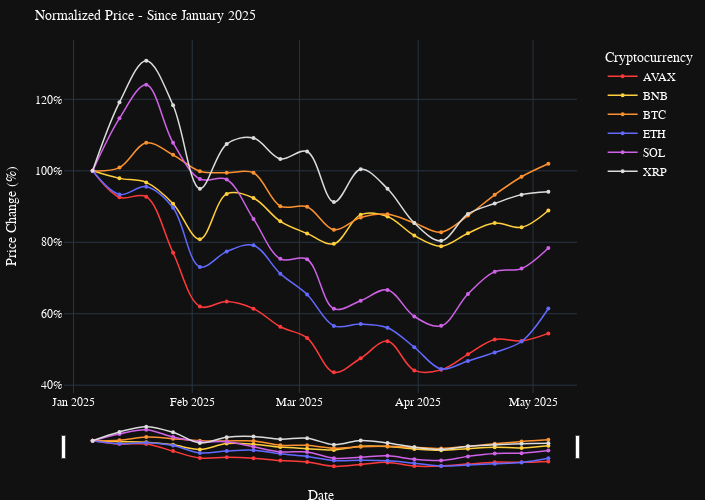

Source (notebook cell):
### Code cell
#%% Create the normalized price evolution graph

# Create the figure
fig4 = px.line(
    normalized_df_2025,
    x='timestamp',
    y='normalized_price',
    color='symbols',
    custom_data=['symbols', 'average_price'],
    title='Normalized Price - Since January 2025',
    labels={
        'timestamp': 'Date',
        'normalized_price': 'Price Change (%)',
        'symbols': 'Cryptocurrency'
    },
    color_discrete_map={
        'BTC': '#FC922F',  # Bitcoin Orange
        'ETH': '#626AFF',  # Ethereum Blue
        'BNB': '#FFCF3D',  # Binance Yellow
        'SOL': '#CF62E7',   # Solana Pink
        'XRP': '#DCDCDC',  # Ripple Grey
        'AVAX': '#FF3A3A',  # Avalanche Red
    },
    markers=True,
    line_shape='spline'
)

# Update traces to reduce marker size
fig4.update_traces(
    marker=dict(size=4),
    line=dict(width= 1.5, smoothing=1),
    hovertemplate="<b>%{customdata[0]}</b><br>" +
                  "Change: %{y:.1f}%<br>" +
                  "Price: $%{customdata[1]:,.2f}<br>" +
                  "<extra></extra>",
) 

# Customize the layout
fig4.update_layout(
    template="plotly_dark",              # inherit base dark theme 
    hovermode="closest",
    dragmode="pan",
    title=dict(font=dict(size=14, color='white'), xanchor="left"),
    hoverlabel=dict(font=dict(family="IBM Plex Sans", size=12)),
    font=dict(family="IBM Plex Sans", color="white"),
    legend=dict(yanchor="top", y=0.99, xanchor="left", x=1.05),
    margin=dict(l=10, r=10, t=40, b=10),
    yaxis=dict(title="Price Change (%)", ticksuffix='%', tickformat=",d"),
    xaxis=dict(rangeslider=dict(visible=True, thickness=0.1), type="date"),
    height=500, width=705,
)

# Show the plot
fig4.show(config={
    'displayModeBar': True,
    'displaylogo': False,
    'modeBarButtonsToAdd': ['fullscreen']
})

# get the full HTML as a string, with Plotly.js from CDN
fig4html = fig4.to_html(include_plotlyjs="cdn", full_html=True)
# inject the Google Fonts link right after <head>
font_link = '<link href="https://fonts.googleapis.com/css2?family=IBM+Plex+Sans&display=swap" rel="stylesheet">'
fig4html = fig4html.replace("<head>", f"<head>\n    {font_link}")

with open("plots/html/jan2025_crypto_relative_price_performance.html", "w") as f:
    f.write(fig4html)

### Figure 1 — Plotly figure (JSON) as saved in the notebook; plotly's stock layout.template omitted (floating-point values rounded to 4 significant figures)
{"data": [{"customdata": [["AVAX", 40.28], ["AVAX", 37.3], ["AVAX", 37.36], ["AVAX", 31.04], ["AVAX", 24.99], ["AVAX", 25.54], ["AVAX", 24.74], ["AVAX", 22.7], ["AVAX", 21.44], ["AVAX", 17.56], ["AVAX", 19.15], ["AVAX", 21.08], ["AVAX", 17.78], ["AVAX", 17.84], ["AVAX", 19.59], ["AVAX", 21.26], ["AVAX", 21.1], ["AVAX", 21.95]], "hovertemplate": "<b>%{customdata[0]}</b><br>Change: %{y:.1f}%<br>Price: $%{customdata[1]:,.2f}<br><extra></extra>", "legendgroup": "AVAX", "line": {"color": "#FF3A3A", "dash": "solid", "shape": "spline", "smoothing": 1, "width": 1.5}, "marker": {"size": 4, "symbol": "circle"}, "mode": "lines+markers", "name": "AVAX", "orientation": "v", "showlegend": true, "type": "scatter", "x": ["2025-01-06T00:00:00.000000000", "2025-01-13T00:00:00.000000000", "2025-01-20T00:00:00.000000000", "2025-01-27T00:00:00.000000000", "2025-02-03T00:00:00.000000000", "2025-02-10T00:00:00.000000000", "2025-02-17T00:00:00.000000000", "2025-02-24T00:00:00.000000000", "2025-03-03T00:00:00.000000000", "2025-03-10T00:00:00.000000000", "2025-03-17T00:00:00.000000000", "2025-03-24T00:00:00.000000000", "2025-03-31T00:00:00.000000000", "2025-04-07T00:00:00.000000000", "2025-04-14T00:00:00.000000000", "2025-04-21T00:00:00.000000000", "2025-04-28T00:00:00.000000000", "2025-05-05T00:00:00.000000000"], "xaxis": "x", "y": [100.0, 92.6, 92.75, 77.06, 62.04, 63.41, 61.42, 56.36, 53.23, 43.59, 47.54, 52.33, 44.14, 44.29, 48.63, 52.78, 52.38, 54.49], "yaxis": "y"}, {"customdata": [["BNB", 710], ["BNB", 695.0], ["BNB", 687.0], ["BNB", 644.7], ["BNB", 574.1], ["BNB", 664.1], ["BNB", 656.0], ["BNB", 609.6], ["BNB", 585.6], ["BNB", 564.9], ["BNB", 622.9], ["BNB", 619.2], ["BNB", 581.4], ["BNB", 560.2], ["BNB", 586.0], ["BNB", 606.3], ["BNB", 597.7], ["BNB", 631.2]], "hovertemplate": "<b>%{customdata[0]}</b><br>Change: %{y:.1f}%<br>Price: $%{customdata[1]:,.2f}<br><extra></extra>", "legendgroup": "BNB", "line": {"color": "#FFCF3D", "dash": "solid", "shape": "spline", "smoothing": 1, "width": 1.5}, "marker": {"size": 4, "symbol": "circle"}, "mode": "lines+markers", "name": "BNB", "orientation": "v", "showlegend": true, "type": "scatter", "x": ["2025-01-06T00:00:00.000000000", "2025-01-13T00:00:00.000000000", "2025-01-20T00:00:00.000000000", "2025-01-27T00:00:00.000000000", "2025-02-03T00:00:00.000000000", "2025-02-10T00:00:00.000000000", "2025-02-17T00:00:00.000000000", "2025-02-24T00:00:00.000000000", "2025-03-03T00:00:00.000000000", "2025-03-10T00:00:00.000000000", "2025-03-17T00:00:00.000000000", "2025-03-24T00:00:00.000000000", "2025-03-31T00:00:00.000000000", "2025-04-07T00:00:00.000000000", "2025-04-14T00:00:00.000000000", "2025-04-21T00:00:00.000000000", "2025-04-28T00:00:00.000000000", "2025-05-05T00:00:00.000000000"], "xaxis": "x", "y": [100.0, 97.88, 96.76, 90.81, 80.85, 93.54, 92.39, 85.86, 82.48, 79.56, 87.73, 87.22, 81.88, 78.91, 82.54, 85.39, 84.19, 88.91], "yaxis": "y"}, {"customdata": [["BTC", 96960.0], ["BTC", 97840.0], ["BTC", 104569], ["BTC", 101300.0], ["BTC", 96870.0], ["BTC", 96460.0], ["BTC", 96430.0], ["BTC", 87380.0], ["BTC", 87210.0], ["BTC", 80960.0], ["BTC", 84290.0], ["BTC", 85170.0], ["BTC", 82830.0], ["BTC", 80304], ["BTC", 84800.0], ["BTC", 90450.0], ["BTC", 95350.0], ["BTC", 98870.0]], "hovertemplate": "<b>%{customdata[0]}</b><br>Change: %{y:.1f}%<br>Price: $%{customdata[1]:,.2f}<br><extra></extra>", "legendgroup": "BTC", "line": {"color": "#FC922F", "dash": "solid", "shape": "spline", "smoothing": 1, "width": 1.5}, "marker": {"size": 4, "symbol": "circle"}, "mode": "lines+markers", "name": "BTC", "orientation": "v", "showlegend": true, "type": "scatter", "x": ["2025-01-06T00:00:00.000000000", "2025-01-13T00:00:00.000000000", "2025-01-20T00:00:00.000000000", "2025-01-27T00:00:00.000000000", "2025-02-03T00:00:00.000000000", "2025-02-10T00:00:00.000000000", "2025-02-17T00:00:00.000000000", "2025-02-24T00:00:00.000000000", "2025-03-03T00:00:00.000000000", "2025-03-10T00:00:00.000000000", "2025-03-17T00:00:00.000000000", "2025-03-24T00:00:00.000000000", "2025-03-31T00:00:00.000000000", "2025-04-07T00:00:00.000000000", "2025-04-14T00:00:00.000000000", "2025-04-21T00:00:00.000000000", "2025-04-28T00:00:00.000000000", "2025-05-05T00:00:00.000000000"], "xaxis": "x", "y": [100.0, 100.9, 107.8, 104.5, 99.9, 99.48, 99.45, 90.12, 89.94, 83.49, 86.93, 87.83, 85.42, 82.82, 87.46, 93.28, 98.33, 102.0], "yaxis": "y"}, {"customdata": [["ETH", 3451.0], ["ETH", 3223.0], ["ETH", 3298.0], ["ETH", 3094.0], ["ETH", 2523], ["ETH", 2671.0], ["ETH", 2731.0], ["ETH", 2458.0], ["ETH", 2257.0], ["ETH", 1953.0], ["ETH", 1971.0], ["ETH", 1936.0], ["ETH", 1747.0], ["ETH", 1537.0], ["ETH", 1615.0], ["ETH", 1697.0], ["ETH", 1802.0], ["ETH", 2121.0]], "hovertemplate": "<b>%{customdata[0]}</b><br>Change: %{y:.1f}%<br>Price: $%{customdata[1]:,.2f}<br><extra></extra>", "legendgroup": "ETH", "line": {"color": "#626AFF", "dash": "solid", "shape": "spline", "smoothing": 1, "width": 1.5}, "marker": {"size": 4, "symbol": "circle"}, "mode": "lines+markers", "name": "ETH", "orientation": "v", "showlegend": true, "type": "scatter", "x": ["2025-01-06T00:00:00.000000000", "2025-01-13T00:00:00.000000000", "2025-01-20T00:00:00.000000000", "2025-01-27T00:00:00.000000000", "2025-02-03T00:00:00.000000000", "2025-02-10T00:00:00.000000000", "2025-02-17T00:00:00.000000000", "2025-02-24T00:00:00.000000000", "2025-03-03T00:00:00.000000000", "2025-03-10T00:00:00.000000000", "2025-03-17T00:00:00.000000000", "2025-03-24T00:00:00.000000000", "2025-03-31T00:00:00.000000000", "2025-04-07T00:00:00.000000000", "2025-04-14T00:00:00.000000000", "2025-04-21T00:00:00.000000000", "2025-04-28T00:00:00.000000000", "2025-05-05T00:00:00.000000000"], "xaxis": "x", "y": [100.0, 93.38, 95.56, 89.64, 73.1, 77.39, 79.14, 71.22, 65.38, 56.6, 57.11, 56.09, 50.62, 44.53, 46.79, 49.18, 52.22, 61.46], "yaxis": "y"}, {"customdata": [["SOL", 202.6], ["SOL", 232.4], ["SOL", 251.4], ["SOL", 218.5], ["SOL", 197.9], ["SOL", 197.7], ["SOL", 175.3], ["SOL", 152.7], ["SOL", 152.4], ["SOL", 124.4], ["SOL", 128.9], ["SOL", 135.1], ["SOL", 120.0], ["SOL", 114.7], ["SOL", 132.7], ["SOL", 145.4], ["SOL", 147.2], ["SOL", 158.8]], "hovertemplate": "<b>%{customdata[0]}</b><br>Change: %{y:.1f}%<br>Price: $%{customdata[1]:,.2f}<br><extra></extra>", "legendgroup": "SOL", "line": {"color": "#CF62E7", "dash": "solid", "shape": "spline", "smoothing": 1, "width": 1.5}, "marker": {"size": 4, "symbol": "circle"}, "mode": "lines+markers", "name": "SOL", "orientation": "v", "showlegend": true, "type": "scatter", "x": ["2025-01-06T00:00:00.000000000", "2025-01-13T00:00:00.000000000", "2025-01-20T00:00:00.000000000", "2025-01-27T00:00:00.000000000", "2025-02-03T00:00:00.000000000", "2025-02-10T00:00:00.000000000", "2025-02-17T00:00:00.000000000", "2025-02-24T00:00:00.000000000", "2025-03-03T00:00:00.000000000", "2025-03-10T00:00:00.000000000", "2025-03-17T00:00:00.000000000", "2025-03-24T00:00:00.000000000", "2025-03-31T00:00:00.000000000", "2025-04-07T00:00:00.000000000", "2025-04-14T00:00:00.000000000", "2025-04-21T00:00:00.000000000", "2025-04-28T00:00:00.000000000", "2025-05-05T00:00:00.000000000"], "xaxis": "x", "y": [100.0, 114.7, 124.1, 107.9, 97.7, 97.58, 86.53, 75.37, 75.25, 61.39, 63.65, 66.68, 59.24, 56.61, 65.51, 71.78, 72.64, 78.38], "yaxis": "y"}, {"customdata": [["XRP", 2.4], ["XRP", 2.86], ["XRP", 3.14], ["XRP", 2.84], ["XRP", 2.28], ["XRP", 2.58], ["XRP", 2.62], ["XRP", 2.48], ["XRP", 2.53], ["XRP", 2.19], ["XRP", 2.41], ["XRP", 2.28], ["XRP", 2.05], ["XRP", 1.93], ["XRP", 2.11], ["XRP", 2.18], ["XRP", 2.24], ["XRP", 2.26]], "hovertemplate": "<b>%{customdata[0]}</b><br>Change: %{y:.1f}%<br>Price: $%{customdata[1]:,.2f}<br><extra></extra>", "legendgroup": "XRP", "line": {"color": "#DCDCDC", "dash": "solid", "shape": "spline", "smoothing": 1, "width": 1.5}, "marker": {"size": 4, "symbol": "circle"}, "mode": "lines+markers", "name": "XRP", "orientation": "v", "showlegend": true, "type": "scatter", "x": ["2025-01-06T00:00:00.000000000", "2025-01-13T00:00:00.000000000", "2025-01-20T00:00:00.000000000", "2025-01-27T00:00:00.000000000", "2025-02-03T00:00:00.000000000", "2025-02-10T00:00:00.000000000", "2025-02-17T00:00:00.000000000", "2025-02-24T00:00:00.000000000", "2025-03-03T00:00:00.000000000", "2025-03-10T00:00:00.000000000", "2025-03-17T00:00:00.000000000", "2025-03-24T00:00:00.000000000", "2025-03-31T00:00:00.000000000", "2025-04-07T00:00:00.000000000", "2025-04-14T00:00:00.000000000", "2025-04-21T00:00:00.000000000", "2025-04-28T00:00:00.000000000", "2025-05-05T00:00:00.000000000"], "xaxis": "x", "y": [100.0, 119.2, 130.8, 118.3, 95.0, 107.5, 109.2, 103.3, 105.4, 91.25, 100.4, 95.0, 85.42, 80.42, 87.92, 90.83, 93.33, 94.17], "yaxis": "y"}], "layout": {"dragmode": "pan", "font": {"color": "white", "family": "IBM Plex Sans"}, "height": 500, "hoverlabel": {"font": {"family": "IBM Plex Sans", "size": 12}}, "hovermode": "closest", "legend": {"title": {"text": "Cryptocurrency"}, "tracegroupgap": 0, "x": 1.05, "xanchor": "left", "y": 0.99, "yanchor": "top"}, "margin": {"b": 10, "l": 10, "r": 10, "t": 40}, "title": {"font": {"color": "white", "size": 14}, "text": "Normalized Price - Since January 2025", "xanchor": "left"}, "width": 705, "xaxis": {"anchor": "y", "domain": [0, 1], "rangeslider": {"thickness": 0.1, "visible": true}, "title": {"text": "Date"}, "type": "date"}, "yaxis": {"anchor": "x", "domain": [0, 1], "tickformat": ",d", "ticksuffix": "%", "title": {"text": "Price Change (%)"}}}}
